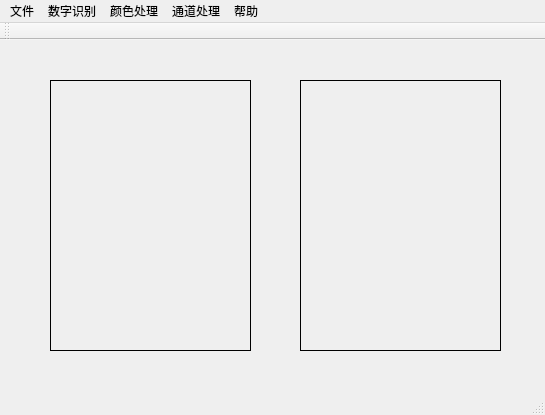
<?xml version="1.0" encoding="UTF-8"?>
<ui version="4.0">
 <class>MainWindow</class>
 <widget class="QMainWindow" name="MainWindow">
  <property name="geometry">
   <rect>
    <x>0</x>
    <y>0</y>
    <width>545</width>
    <height>415</height>
   </rect>
  </property>
  <property name="windowTitle">
   <string>chapter5</string>
  </property>
  <widget class="QWidget" name="centralWidget">
   <widget class="QLabel" name="label1">
    <property name="geometry">
     <rect>
      <x>50</x>
      <y>40</y>
      <width>201</width>
      <height>271</height>
     </rect>
    </property>
    <property name="frameShape">
     <enum>QFrame::Box</enum>
    </property>
    <property name="text">
     <string/>
    </property>
   </widget>
   <widget class="QLabel" name="label2">
    <property name="geometry">
     <rect>
      <x>300</x>
      <y>40</y>
      <width>201</width>
      <height>271</height>
     </rect>
    </property>
    <property name="frameShape">
     <enum>QFrame::Box</enum>
    </property>
    <property name="text">
     <string/>
    </property>
   </widget>
  </widget>
  <widget class="QMenuBar" name="menuBar">
   <property name="geometry">
    <rect>
     <x>0</x>
     <y>0</y>
     <width>545</width>
     <height>23</height>
    </rect>
   </property>
   <widget class="QMenu" name="menu">
    <property name="title">
     <string>文件</string>
    </property>
    <addaction name="openTestJpg"/>
    <addaction name="openCustomeFile"/>
    <addaction name="restoreFile"/>
    <addaction name="Clear"/>
    <addaction name="exitSystem"/>
   </widget>
   <widget class="QMenu" name="menu_2">
    <property name="title">
     <string>帮助</string>
    </property>
    <addaction name="aboutMe"/>
    <addaction name="contacctUs"/>
   </widget>
   <widget class="QMenu" name="menu_3">
    <property name="title">
     <string>数字识别</string>
    </property>
    <addaction name="showImage"/>
    <addaction name="showMessage"/>
    <addaction name="ImageAndMessage"/>
   </widget>
   <widget class="QMenu" name="menu_7">
    <property name="title">
     <string>颜色处理</string>
    </property>
    <addaction name="gray"/>
    <addaction name="binValue"/>
    <addaction name="invertColor"/>
   </widget>
   <widget class="QMenu" name="menu_4">
    <property name="title">
     <string>通道处理</string>
    </property>
    <widget class="QMenu" name="menuSplit">
     <property name="title">
      <string>split函数</string>
     </property>
     <addaction name="Rchannel"/>
     <addaction name="Gchannel"/>
     <addaction name="Bchannel"/>
    </widget>
    <widget class="QMenu" name="menuMerge">
     <property name="title">
      <string>merge函数</string>
     </property>
     <addaction name="rSpace"/>
     <addaction name="gSpace"/>
     <addaction name="bSpace"/>
    </widget>
    <addaction name="menuSplit"/>
    <addaction name="menuMerge"/>
   </widget>
   <addaction name="menu"/>
   <addaction name="menu_3"/>
   <addaction name="menu_7"/>
   <addaction name="menu_4"/>
   <addaction name="menu_2"/>
  </widget>
  <widget class="QToolBar" name="mainToolBar">
   <attribute name="toolBarArea">
    <enum>TopToolBarArea</enum>
   </attribute>
   <attribute name="toolBarBreak">
    <bool>false</bool>
   </attribute>
  </widget>
  <widget class="QStatusBar" name="statusBar"/>
  <action name="openTestJpg">
   <property name="text">
    <string>打开测试文件</string>
   </property>
   <property name="toolTip">
    <string>打开测试文件</string>
   </property>
  </action>
  <action name="openCustomeFile">
   <property name="text">
    <string>打开自定义文件</string>
   </property>
  </action>
  <action name="restoreFile">
   <property name="text">
    <string>还原</string>
   </property>
  </action>
  <action name="exitSystem">
   <property name="text">
    <string>退出</string>
   </property>
  </action>
  <action name="aboutMe">
   <property name="text">
    <string>关于</string>
   </property>
  </action>
  <action name="contacctUs">
   <property name="text">
    <string>联系我们</string>
   </property>
  </action>
  <action name="showImage">
   <property name="text">
    <string>图像显示</string>
   </property>
  </action>
  <action name="showMessage">
   <property name="text">
    <string>对话框显示</string>
   </property>
  </action>
  <action name="ImageAndMessage">
   <property name="text">
    <string>图像&amp;信息</string>
   </property>
  </action>
  <action name="horizenFlip">
   <property name="text">
    <string>水平</string>
   </property>
  </action>
  <action name="VerticalFlip">
   <property name="text">
    <string>垂直</string>
   </property>
  </action>
  <action name="VerticalAndHorizen">
   <property name="text">
    <string>水平&amp;垂直</string>
   </property>
  </action>
  <action name="erode">
   <property name="text">
    <string>腐蚀</string>
   </property>
  </action>
  <action name="dialate">
   <property name="text">
    <string>膨胀</string>
   </property>
  </action>
  <action name="open">
   <property name="text">
    <string>开运算</string>
   </property>
  </action>
  <action name="close">
   <property name="text">
    <string>闭运算</string>
   </property>
  </action>
  <action name="topHat">
   <property name="text">
    <string>顶帽</string>
   </property>
  </action>
  <action name="blackHat">
   <property name="text">
    <string>黑帽</string>
   </property>
  </action>
  <action name="actionSobel">
   <property name="text">
    <string>Sobel</string>
   </property>
  </action>
  <action name="actionCanny">
   <property name="text">
    <string>Canny</string>
   </property>
  </action>
  <action name="actionLaplacian">
   <property name="text">
    <string>Laplacian</string>
   </property>
  </action>
  <action name="actionScharr">
   <property name="text">
    <string>Scharr</string>
   </property>
  </action>
  <action name="gray">
   <property name="text">
    <string>灰度化</string>
   </property>
  </action>
  <action name="invertColor">
   <property name="text">
    <string>反色</string>
   </property>
  </action>
  <action name="rSpace">
   <property name="text">
    <string>R空间</string>
   </property>
  </action>
  <action name="gSpace">
   <property name="text">
    <string>G空间</string>
   </property>
  </action>
  <action name="bSpace">
   <property name="text">
    <string>B空间</string>
   </property>
  </action>
  <action name="binValue">
   <property name="text">
    <string>二值化</string>
   </property>
  </action>
  <action name="action_2">
   <property name="text">
    <string>合并</string>
   </property>
  </action>
  <action name="actionRtong">
   <property name="text">
    <string>rtong</string>
   </property>
  </action>
  <action name="Rchannel">
   <property name="text">
    <string>R通道</string>
   </property>
  </action>
  <action name="Gchannel">
   <property name="text">
    <string>G通道</string>
   </property>
  </action>
  <action name="Bchannel">
   <property name="text">
    <string>B通道</string>
   </property>
  </action>
  <action name="Clear">
   <property name="text">
    <string>清除</string>
   </property>
  </action>
 </widget>
 <layoutdefault spacing="6" margin="11"/>
 <resources/>
 <connections/>
</ui>
